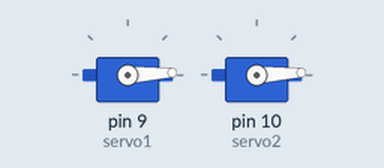
Bench run of a sketch on a simulated Arduino Uno, built with avr-gcc and run on an emulated ATmega328P. On the bench: 2 × servo. What the sketch prints to the serial monitor is not drawn.

Above: at 0.05 s.
At 1.35 s:
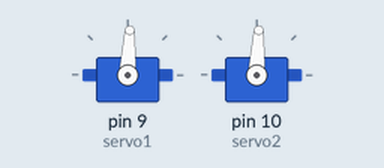
At 2.65 s:
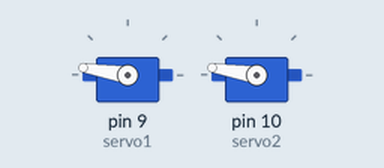
At 5.3 s:
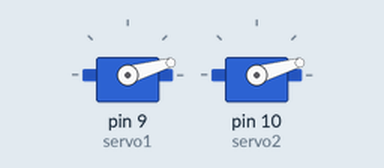
Timing chart, 0 to 7.2 s (numbered marks = the images above):
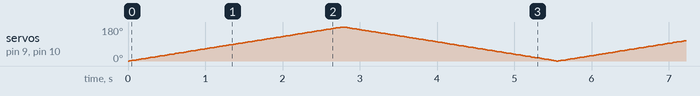

The sketch:

servo_test.ino
```cpp
// Minimal servo sweep test -- no serial input needed.
// Flash this alone to check the servos/wiring/power are good, before
// testing them through servo_controller.ino + pan_tilt_track.py.
//
// Wiring: servo1 signal -> pin 9, servo2 signal -> pin 10, both servos'
// power/ground -> external 5V supply (not the Arduino's USB rail), grounds
// tied together with the Arduino's ground.
//
// Expected result: both servos sweep smoothly from 0 to 180 and back,
// forever. Check the Serial Monitor (9600 baud) for the angle log.

#include <Servo.h>

Servo servo1;
Servo servo2;

void setup() {
  Serial.begin(9600);
  servo1.attach(9);
  servo2.attach(10);
}

void loop() {
  for (int angle = 0; angle <= 180; angle += 1) {
    servo1.write(angle);
    servo2.write(angle);
    Serial.print("angle: ");
    Serial.println(angle);
    delay(15);
  }
  for (int angle = 180; angle >= 0; angle -= 1) {
    servo1.write(angle);
    servo2.write(angle);
    Serial.print("angle: ");
    Serial.println(angle);
    delay(15);
  }
}
```
